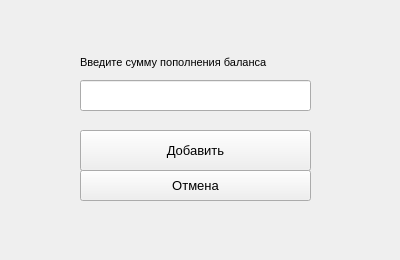
<?xml version="1.0" encoding="UTF-8"?>
<ui version="4.0">
 <class>UpdateBalanceDialog</class>
 <widget class="QWidget" name="UpdateBalanceDialog">
  <property name="geometry">
   <rect>
    <x>0</x>
    <y>0</y>
    <width>400</width>
    <height>260</height>
   </rect>
  </property>
  <property name="windowTitle">
   <string>UpdateBalanceDialog</string>
  </property>
  <widget class="QPushButton" name="btn_AddMoney">
   <property name="geometry">
    <rect>
     <x>80</x>
     <y>130</y>
     <width>231</width>
     <height>41</height>
    </rect>
   </property>
   <property name="font">
    <font>
     <pointsize>10</pointsize>
    </font>
   </property>
   <property name="text">
    <string>Добавить</string>
   </property>
  </widget>
  <widget class="QPushButton" name="btn_Cancel">
   <property name="geometry">
    <rect>
     <x>80</x>
     <y>170</y>
     <width>231</width>
     <height>31</height>
    </rect>
   </property>
   <property name="font">
    <font>
     <pointsize>10</pointsize>
    </font>
   </property>
   <property name="text">
    <string>Отмена</string>
   </property>
  </widget>
  <widget class="QLabel" name="lbl_Balance">
   <property name="geometry">
    <rect>
     <x>80</x>
     <y>50</y>
     <width>231</width>
     <height>24</height>
    </rect>
   </property>
   <property name="font">
    <font>
     <pointsize>8</pointsize>
    </font>
   </property>
   <property name="text">
    <string>Введите сумму пополнения баланса</string>
   </property>
  </widget>
  <widget class="QLineEdit" name="le_AddMoney">
   <property name="geometry">
    <rect>
     <x>80</x>
     <y>80</y>
     <width>231</width>
     <height>31</height>
    </rect>
   </property>
   <property name="text">
    <string/>
   </property>
  </widget>
 </widget>
 <layoutdefault spacing="6" margin="11"/>
 <resources/>
 <connections/>
</ui>
